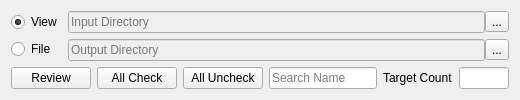
  <widget class="QWidget" name="centralWidget">
   <property name="sizePolicy">
    <sizepolicy hsizetype="Minimum" vsizetype="Maximum">
     <horstretch>0</horstretch>
     <verstretch>0</verstretch>
    </sizepolicy>
   </property>
   <property name="contextMenuPolicy">
    <enum>Qt::DefaultContextMenu</enum>
   </property>
   <layout class="QGridLayout" name="gridLayout_2">
    <item row="0" column="1">
     <layout class="QGridLayout" name="gridLayout">
      <property name="horizontalSpacing">
       <number>0</number>
      </property>
      <item row="0" column="0">
       <widget class="QLineEdit" name="lEdit_Input_Dir">
        <property name="enabled">
         <bool>false</bool>
        </property>
        <property name="placeholderText">
         <string>Input Directory</string>
        </property>
       </widget>
      </item>
      <item row="0" column="1">
       <widget class="QToolButton" name="tBtn_Input_Dir">
        <property name="text">
         <string>...</string>
        </property>
        <property name="popupMode">
         <enum>QToolButton::DelayedPopup</enum>
        </property>
        <property name="autoRaise">
         <bool>false</bool>
        </property>
        <property name="arrowType">
         <enum>Qt::NoArrow</enum>
        </property>
       </widget>
      </item>
      <item row="1" column="0">
       <widget class="QLineEdit" name="lEdit_Output_Dir">
        <property name="enabled">
         <bool>false</bool>
        </property>
        <property name="placeholderText">
         <string>Output Directory</string>
        </property>
       </widget>
      </item>
      <item row="1" column="1">
       <widget class="QToolButton" name="tBtn_Output_Dir">
        <property name="text">
         <string>...</string>
        </property>
       </widget>
      </item>
     </layout>
    </item>
    <item row="0" column="0">
     <layout class="QHBoxLayout" name="horizontalLayout">
      <item>
       <layout class="QVBoxLayout" name="verticalLayout">
        <item>
         <widget class="QRadioButton" name="rBtn_View_Mode">
          <property name="text">
           <string>View</string>
          </property>
          <property name="checked">
           <bool>true</bool>
          </property>
         </widget>
        </item>
        <item>
         <widget class="QRadioButton" name="rBtn_File_Mode">
          <property name="text">
           <string>File</string>
          </property>
         </widget>
        </item>
       </layout>
      </item>
     </layout>
    </item>
    <item row="1" column="0" colspan="2">
     <layout class="QHBoxLayout" name="horizontalLayout_3">
      <item>
       <widget class="QPushButton" name="pBtn_ImageTable_Review">
        <property name="text">
         <string>Review</string>
        </property>
       </widget>
      </item>
      <item>
       <widget class="QPushButton" name="pBtn_ImageTable_All_Check">
        <property name="text">
         <string>All Check</string>
        </property>
       </widget>
      </item>
      <item>
       <widget class="QPushButton" name="pBtn_ImageTable_All_Uncheck">
        <property name="text">
         <string>All Uncheck</string>
        </property>
       </widget>
      </item>
      <item>
       <widget class="QLineEdit" name="lEdit_ImageTable_Search_Recode">
        <property name="placeholderText">
         <string>Search Name</string>
        </property>
       </widget>
      </item>
      <item>
       <layout class="QHBoxLayout" name="horizontalLayout_4">
        <item>
         <widget class="QLabel" name="lbl_ImageTable_Target_Count">
          <property name="sizePolicy">
           <sizepolicy hsizetype="Maximum" vsizetype="Preferred">
            <horstretch>0</horstretch>
            <verstretch>0</verstretch>
           </sizepolicy>
          </property>
          <property name="text">
           <string>Target Count</string>
          </property>
         </widget>
        </item>
        <item>
         <widget class="QLineEdit" name="lEdit_ImageTable_Target_Count">
          <property name="sizePolicy">
           <sizepolicy hsizetype="Fixed" vsizetype="Fixed">
            <horstretch>0</horstretch>
            <verstretch>0</verstretch>
           </sizepolicy>
          </property>
          <property name="maximumSize">
           <size>
            <width>50</width>
            <height>16777215</height>
           </size>
          </property>
         </widget>
        </item>
       </layout>
      </item>
     </layout>
    </item>
   </layout>
  </widget>
